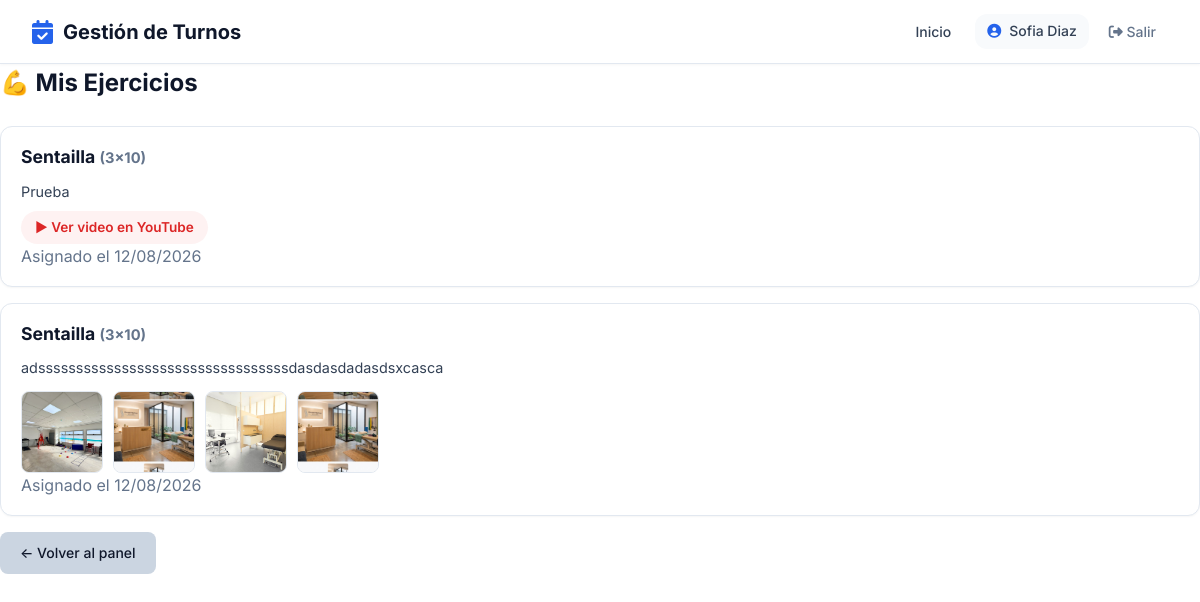
The page /paciente/mis-ejercicios/ (signed in) on the database its author committed.
### usuarios/models.py (models this page shows, shortened)
class Usuario(AbstractUser):
    ROLES = [
        ('admin', 'Administrador'),
        ('profesional', 'Profesional'),
        ('secretaria', 'Secretaría'),
        ('paciente', 'Paciente'),
    ]
    rol = models.CharField(max_length=20, choices=ROLES, default='paciente')
    telefono = models.CharField(max_length=20, blank=True)
    establecimiento = models.ForeignKey(
    'establecimientos.Establecimiento',
    on_delete=models.SET_NULL,
    null=True,
    blank=True,
    verbose_name='Establecimiento'
)
    class Meta:
        verbose_name = 'Usuario'
        verbose_name_plural = 'Usuarios'

### historias_clinicas/models.py (models this page shows, shortened)
class Ejercicio(ModeloBase):
    profesional = models.ForeignKey(
        'profesionales.Profesional',
        on_delete=models.CASCADE,
        verbose_name='Profesional'
    )
    paciente = models.ForeignKey(
        'pacientes.Paciente',
        on_delete=models.CASCADE,
        related_name='ejercicios',
        verbose_name='Paciente'
    )
    fecha = models.DateField(default=date.today, verbose_name='Fecha')
    nombre = models.CharField(max_length=200, verbose_name='Nombre del ejercicio')
    series = models.PositiveIntegerField(default=3, verbose_name='Series')
    repeticiones = models.PositiveIntegerField(default=10, verbose_name='Repeticiones')
    descripcion = models.TextField(blank=True, verbose_name='Descripción / Notas')
    link_video = models.URLField(blank=True, verbose_name='Link de YouTube')
    class Meta:
        verbose_name = 'Ejercicio'
        verbose_name_plural = 'Ejercicios'
        ordering = ['-fecha', 'nombre']

class ImagenEjercicio(ModeloBase):
    ejercicio = models.ForeignKey(
        Ejercicio,
        on_delete=models.CASCADE,
        related_name='imagenes',
        verbose_name='Ejercicio'
    )
    imagen = models.ImageField(upload_to='ejercicios/', verbose_name='Imagen')
    class Meta:
        verbose_name = 'Imagen de ejercicio'
        verbose_name_plural = 'Imágenes de ejercicios'

### pacientes/views_portal.py (the view)
@login_required
def mis_ejercicios(request):
    if request.user.rol != 'paciente':
        return redirect('home')
    paciente = get_object_or_404(Paciente, usuario=request.user)
    ejercicios = Ejercicio.objects.filter(paciente=paciente, activo=True).order_by('-fecha')
    return render(request, 'pacientes/portal/mis_ejercicios.html', {
        'paciente': paciente,
        'ejercicios': ejercicios,
    })

### pacientes/templates/pacientes/portal/mis_ejercicios.html (shortened to what this page needs)
{% extends 'core_app/base.html' %}
{% load static %}
{% block extra_css %}
    <link rel="stylesheet" href="{% static 'css/pages/ejercicios.css' %}">
{% endblock %}
{% block content %}
<div class="portal-paciente-container">
    <div class="ejercicios-header">
        <h1>💪 Mis Ejercicios</h1>
    </div>
    {% if ejercicios %}
        {% for e in ejercicios %}
        <div class="ejercicio-card">
            <div class="ejercicio-card-header">
                <h3 class="ejercicio-nombre">{{ e.nombre }} <small class="text-muted">({{ e.series }}x{{ e.repeticiones }})</small></h3>
            </div>
            <p class="ejercicio-descripcion">{{ e.descripcion|default:'' }}</p>
            {% if e.link_video %}
                <a href="{{ e.link_video }}" target="_blank" class="ejercicio-video">▶ Ver video en YouTube</a>
            {% endif %}
            {% if e.imagenes.all %}
                <div class="ejercicio-imagenes">
                    {% for img in e.imagenes.all %}
                    <a href="{{ img.imagen.url }}" target="_blank" class="ejercicio-imagen-wrapper">
                        <img src="{{ img.imagen.url }}" alt="">
                    </a>
                    {% endfor %}
                </div>
            {% endif %}
            <div class="text-muted small mt-2">Asignado el {{ e.fecha|date:"d/m/Y" }}</div>
        </div>
        {% endfor %}
    {% else %}
        <div class="ejercicios-empty">
            <i class="far fa-clipboard"></i>
            <p>No tenés ejercicios asignados todavía.</p>
        </div>
    {% endif %}
    <a href="{% url 'panel_paciente' %}" class="btn btn-secondary">← Volver al panel</a>
</div>
{% endblock %}

### core_app/templates/core_app/base.html (shortened to what this page needs)
<!DOCTYPE html>
<html lang="es">
<head>
    <link rel="stylesheet" href="https://cdnjs.cloudflare.com/ajax/libs/font-awesome/6.4.0/css/all.min.css">
    {% load static %}
    <link rel="stylesheet" href="{% static 'css/core/base.css' %}">
    <link rel="stylesheet" href="{% static 'css/themes/default.css' %}" id="theme-css">
    <link rel="stylesheet" href="{% static 'css/core/layout.css' %}">
    <link rel="stylesheet" href="{% static 'css/core/components.css' %}">
    {% block extra_css %}{% endblock %}
</head>
<body>
    <nav class="navbar">
        <a href="{% url 'home' %}" class="navbar-brand">
            <i class="fas fa-calendar-check"></i>
            Gestión de Turnos
        </a>
        <ul class="navbar-nav">
            <li><a href="{% url 'home' %}" class="nav-link {% if request.resolver_match.url_name == 'home' %}active{% endif %}">Inicio</a></li>
            {% if user.is_authenticated %}
                <li>
                    <span class="nav-user">
                        <i class="fas fa-user-circle"></i>
                        {{ user.get_full_name|default:user.username }}
                    </span>
                </li>
                <li>
                    <form method="post" action="{% url 'logout' %}" style="display: inline;">
                        <button type="submit" class="btn-logout">
                            <i class="fas fa-sign-out-alt"></i> Salir
                        </button>
                    </form>
                </li>
            {% else %}
                <li><a href="{% url 'login' %}" class="btn btn-sm">Ingresar</a></li>
            {% endif %}
        </ul>
    </nav>
    <div class="container">
        {% block content %}{% endblock %}
    </div>
</body>
</html>

### static/css/core/base.css (style rules this page uses)
:root { --primary: #2563eb; --primary-dark: #1d4ed8; --primary-light: #dbeafe; --success: #059669; --success-light: #d1fae5; --warning: #d97706; --warning-light: #fef3c7; --danger: #dc2626; --danger-light: #fee2e2; --info: #0891b2; --info-light: #cffafe; --white: #ffffff; --gray-50: #f9fafb; --gray-100: #f3f4f6; --gray-200: #e5e7eb; --gray-300: #d1d5db; --gray-400: #9ca3af; --gray-500: #6b7280; --gray-600: #4b5563; --gray-700: #374151; --gray-800: #1f2937; --gray-900: #111827; --text-main: #1f2937; --text-secondary: #4b5563; --text-muted: #9ca3af; --bg-body: #ffffff; --bg-card: #ffffff; --bg-alt: #f8fafc; --border-color: #e5e7eb; --shadow-sm: 0 1px 2px 0 rgba(0, 0, 0, 0.05); --shadow: 0 1px 3px 0 rgba(0, 0, 0, 0.1), 0 1px 2px -1px rgba(0, 0, 0, 0.1); --shadow-md: 0 4px 6px -1px rgba(0, 0, 0, 0.1), 0 2px 4px -2px rgba(0, 0, 0, 0.1); --shadow-lg: 0 10px 15px -3px rgba(0, 0, 0, 0.1), 0 4px 6px -4px rgba(0, 0, 0, 0.1); --radius-sm: 6px; --radius: 8px; --radius-lg: 12px; --radius-xl: 16px; --radius-full: 9999px; --sacar-input-bg: #ffffff; --sacar-input-text: #1e293b; --sacar-input-border: #cbd5e1; --sacar-dia-bg: #ffffff; --sacar-dia-text: #1e293b; --sacar-dia-border: #e2e8f0; --sacar-dia-selected-bg: #eff6ff; --sacar-dia-selected-border: #3b82f6; --sacar-dia-selected-text: #1d4ed8; --sacar-consultorio-bg: #f0fdf4; --sacar-consultorio-text: #065f46; --sacar-consultorio-border: #bbf7d0; --diagnostic-bg: #f0fdf4; --diagnostic-text: #166534; --diagnostic-text-strong: #15803d; --medication-bg: #fef3c7; --medication-text: #78350f; --medication-text-strong: #92400e; --medication-text-muted: #92400e; --warning-bg: #fff3cd; --warning-border: #ffc107; --warning-text: #856404; }
* { margin: 0; padding: 0; box-sizing: border-box; }
body { font-family: 'Inter', -apple-system, BlinkMacSystemFont, 'Segoe UI', sans-serif; background-color: var(--bg-body); color: var(--text-main); line-height: 1.6; -webkit-font-smoothing: antialiased; }
a { color: var(--primary); text-decoration: none; }
img { max-width: 100%; height: auto; }
.text-muted { color: var(--text-muted); }

### static/css/themes/default.css (style rules this page uses)
:root { --primary: var(--custom-primary, #2563eb); --primary-dark: var(--custom-primary-dark, #1d4ed8); --primary-light: #eff6ff; --success: #059669; --success-light: #ecfdf5; --warning: #d97706; --warning-light: #fffbeb; --danger: #dc2626; --danger-light: #fef2f2; --info: #0891b2; --info-light: #ecfeff; --text: var(--text-main); --bg-body: #ffffff; --bg-card: #ffffff; --bg-alt: #f8fafc; --text-main: #0f172a; --text-secondary: #334155; --text-muted: #64748b; --border-color: #e2e8f0; --navbar-bg: #ffffff; --navbar-border: #e2e8f0; --navbar-shadow: 0 1px 3px rgba(0,0,0,0.04); --navbar-brand-color: #0f172a; --navbar-link-color: #334155; --navbar-link-hover-bg: #eff6ff; --navbar-link-hover-color: var(--primary); --navbar-user-bg: #f8fafc; --navbar-user-color: #334155; --footer-bg: #0f172a; --footer-text: #94a3b8; --footer-border: rgba(255,255,255,0.1); --footer-heading-color: #ffffff; --footer-link-color: #93c5fd; --footer-link-hover-color: #bfdbfe; --whatsapp-bg: #25D366; --whatsapp-color: #ffffff; --hero-btn-bg: #ffffff; --hero-btn-color: #0f172a; --tag-bg: #d1fae5; --tag-color: #065f46; --tag-os-bg: #ede9fe; --tag-os-color: #5b21b6; --white: #ffffff; --gray-50: #f8fafc; --gray-100: #f1f5f9; --gray-200: #e2e8f0; --gray-300: #cbd5e1; --gray-400: #94a3b8; --gray-500: #64748b; --gray-600: #475569; --gray-700: #334155; --gray-800: #1e293b; --gray-900: #0f172a; --shadow-sm: 0 1px 2px rgba(0,0,0,0.04); --shadow: 0 1px 3px rgba(0,0,0,0.06); --shadow-md: 0 4px 6px rgba(0,0,0,0.06); --shadow-lg: 0 10px 15px rgba(0,0,0,0.08); }
:root { --primary: var(--custom-primary, #2563eb); --primary-dark: var(--custom-primary-dark, #1d4ed8); }

### static/css/core/components.css (style rules this page uses)
.btn { display: inline-flex; align-items: center; gap: 8px; padding: 10px 20px; background: var(--primary); color: #ffffff; text-decoration: none; border-radius: var(--radius); border: none; cursor: pointer; font-size: 0.875rem; font-weight: 500; transition: all 0.2s ease; font-family: inherit; white-space: nowrap; }
.btn-secondary { background: var(--gray-300); color: var(--text-main); }
.btn-logout { background: none; border: none; color: var(--text-muted); cursor: pointer; padding: 8px 12px; border-radius: var(--radius); font-size: 0.875rem; font-weight: 500; transition: all 0.2s ease; font-family: inherit; }
.text-muted { color: var(--text-muted); }

### rows shown on the page
Usuario: get_full_name "Sofia Diaz"
Ejercicio: nombre "Sentailla", series "3", repeticiones "10", descripcion "Prueba", fecha "12/08/2026"
Ejercicio: nombre "Sentailla", series "3", repeticiones "10", descripcion "adsssssssssssssssssssssssssssssssssdasdasdadasdsxcasca", fecha "12/08/2026"
ImagenEjercicio: imagen (picture)
ImagenEjercicio: imagen (picture)
ImagenEjercicio: imagen (picture)
ImagenEjercicio: imagen (picture)
